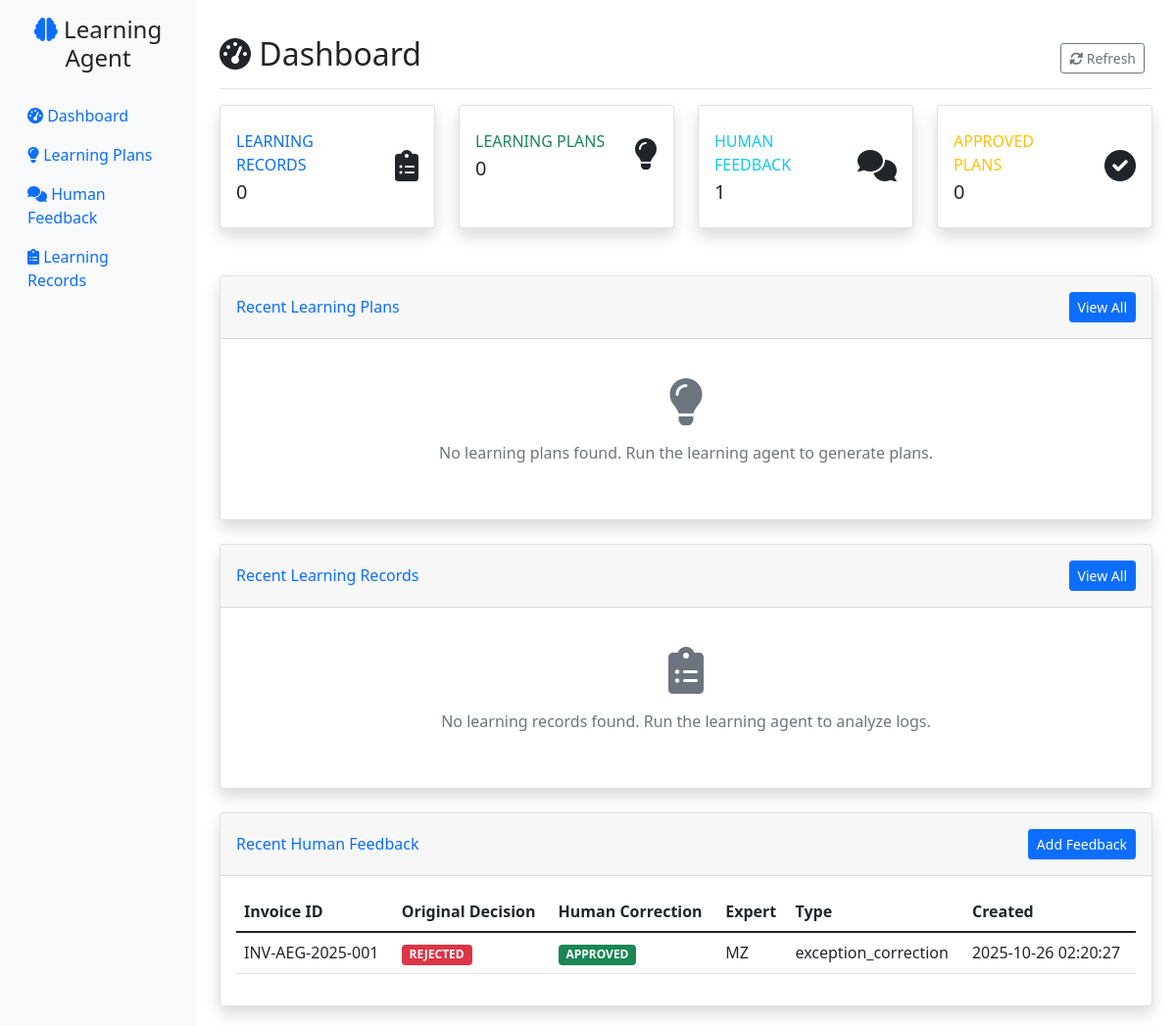
Before: / with the older database file.
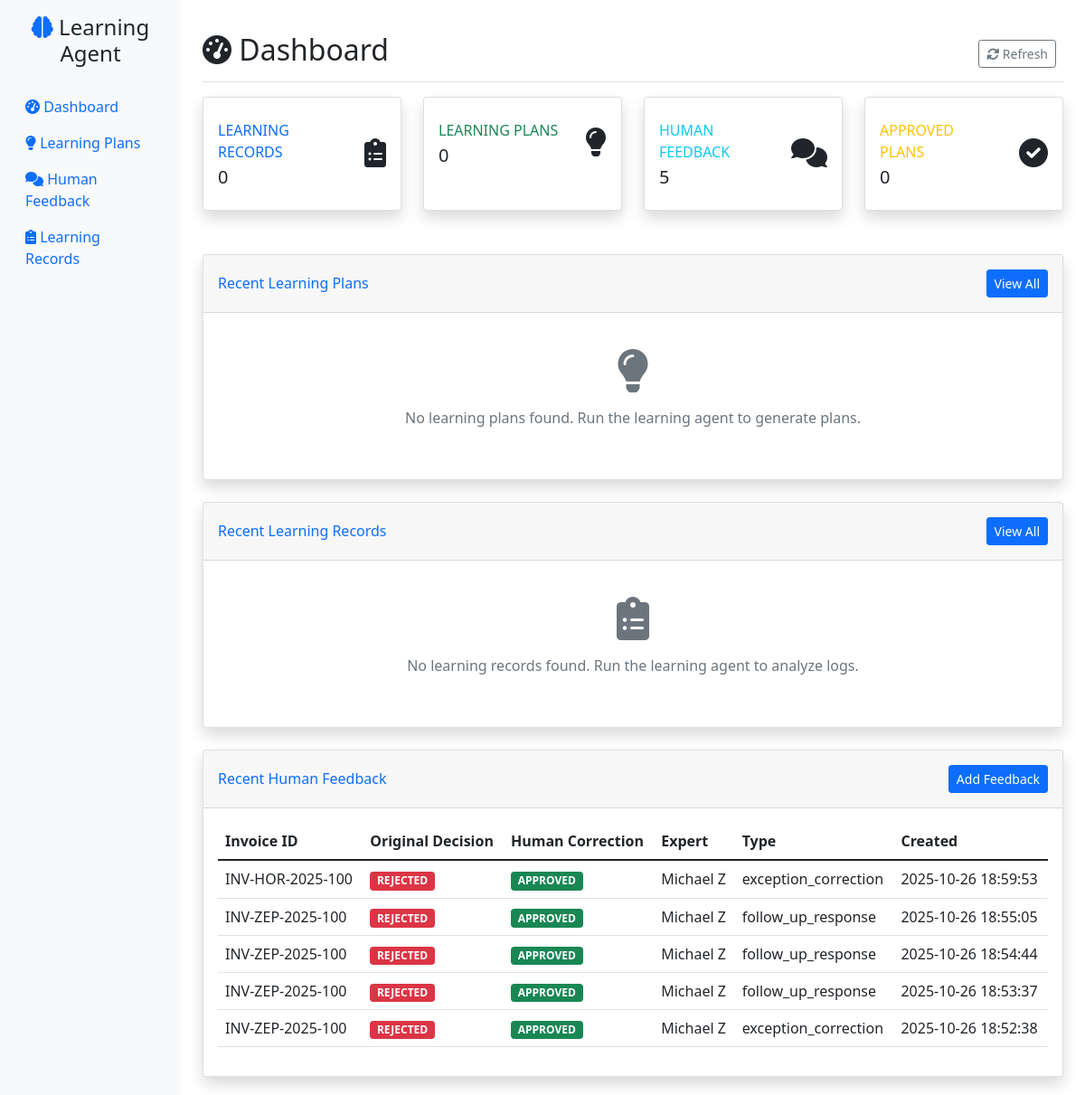
After: the same page with the newer database file.
### tables this page shows
CREATE TABLE human_feedback (
                id INTEGER PRIMARY KEY AUTOINCREMENT,
                created_at TIMESTAMP DEFAULT CURRENT_TIMESTAMP,
                invoice_id VARCHAR(100),
                original_agent_decision VARCHAR(50),
                human_correction VARCHAR(50),
                routing_queue VARCHAR(100),
                feedback_text TEXT,
                expert_name VARCHAR(100),
                feedback_type VARCHAR(50),
                supporting_evidence JSON,
                learning_record_id INTEGER,
                conversation_id VARCHAR(100),
                is_initial_feedback BOOLEAN DEFAULT TRUE,
                parent_feedback_id INTEGER,
                llm_questions TEXT,
                human_responses TEXT,
                feedback_summary TEXT,
                conversation_status VARCHAR(20) DEFAULT 'active',
                quality_score REAL DEFAULT 0.0,
                exception_validity VARCHAR(20),
                invoice_decision VARCHAR(20), conversation_history TEXT,
                FOREIGN KEY (learning_record_id) REFERENCES learning_records(id),
                FOREIGN KEY (parent_feedback_id) REFERENCES human_feedback(id)
            );

### web_gui/app.py (the view)
@app.route('/')
def dashboard():
    stats = db.get_database_stats()
    recent_plans = db.get_learning_plans()[:10]  # Last 10 plans
    recent_records = db.get_learning_records()[:10]  # Last 10 records
    recent_feedback = db.get_human_feedback()[:10]  # Last 10 feedback items
    return render_template('dashboard.html',
                         stats=stats,
                         recent_plans=recent_plans,
                         recent_records=recent_records,
                         recent_feedback=recent_feedback)

### web_gui/templates/dashboard.html (shortened to what this page needs)
{% extends "base.html" %}
{% block content %}
<div class="d-flex justify-content-between flex-wrap flex-md-nowrap align-items-center pt-3 pb-2 mb-3 border-bottom">
    <h1 class="h2"><i class="fas fa-tachometer-alt"></i> Dashboard</h1>
    <div class="btn-toolbar mb-2 mb-md-0">
        <div class="btn-group me-2">
            <button type="button" class="btn btn-sm btn-outline-secondary" onclick="location.reload()">
                <i class="fas fa-sync-alt"></i> Refresh
            </button>
        </div>
    </div>
</div>
<div class="row mb-4">
    <div class="col-xl-3 col-md-6 mb-4">
        <div class="card stat-card border-left-primary shadow h-100 py-2">
            <div class="card-body">
                <div class="row no-gutters align-items-center">
                    <div class="col mr-2">
                        <div class="text-xs font-weight-bold text-primary text-uppercase mb-1">
                            Learning Records
                        </div>
                        <div class="h5 mb-0 font-weight-bold text-gray-800">{{ stats.learning_records }}</div>
                    </div>
                    <div class="col-auto">
                        <i class="fas fa-clipboard-list fa-2x text-gray-300"></i>
                    </div>
                </div>
            </div>
        </div>
    </div>
    <div class="col-xl-3 col-md-6 mb-4">
        <div class="card stat-card border-left-success shadow h-100 py-2">
            <div class="card-body">
                <div class="row no-gutters align-items-center">
                    <div class="col mr-2">
                        <div class="text-xs font-weight-bold text-success text-uppercase mb-1">
                            Learning Plans
                        </div>
                        <div class="h5 mb-0 font-weight-bold text-gray-800">{{ stats.learning_plans }}</div>
                    </div>
                    <div class="col-auto">
                        <i class="fas fa-lightbulb fa-2x text-gray-300"></i>
                    </div>
                </div>
            </div>
        </div>
    </div>
    <div class="col-xl-3 col-md-6 mb-4">
        <div class="card stat-card border-left-info shadow h-100 py-2">
            <div class="card-body">
                <div class="row no-gutters align-items-center">
                    <div class="col mr-2">
                        <div class="text-xs font-weight-bold text-info text-uppercase mb-1">
                            Human Feedback
                        </div>
                        <div class="h5 mb-0 font-weight-bold text-gray-800">{{ stats.human_feedback }}</div>
                    </div>
                    <div class="col-auto">
                        <i class="fas fa-comments fa-2x text-gray-300"></i>
                    </div>
                </div>
            </div>
        </div>
    </div>
    <div class="col-xl-3 col-md-6 mb-4">
        <div class="card stat-card border-left-warning shadow h-100 py-2">
            <div class="card-body">
                <div class="row no-gutters align-items-center">
                    <div class="col mr-2">
                        <div class="text-xs font-weight-bold text-warning text-uppercase mb-1">
                            Approved Plans
                        </div>
                        <div class="h5 mb-0 font-weight-bold text-gray-800">{{ stats.approved_plans }}</div>
                    </div>
                    <div class="col-auto">
                        <i class="fas fa-check-circle fa-2x text-gray-300"></i>
                    </div>
                </div>
            </div>
        </div>
    </div>
</div>
<div class="row mb-4">
    <div class="col-12">
        <div class="card shadow">
            <div class="card-header py-3 d-flex flex-row align-items-center justify-content-between">
                <h6 class="m-0 font-weight-bold text-primary">Recent Learning Plans</h6>
                <a href="{{ url_for('learning_plans') }}" class="btn btn-sm btn-primary">View All</a>
            </div>
            <div class="card-body">
                {% if recent_plans %}
                    {% for plan in recent_plans %}
                    <div class="card learning-plan-card {{ plan.priority }}-priority mb-3">
                        <div class="card-body">
                            <div class="row">
                                <div class="col-md-8">
                                    <h6 class="card-title">{{ plan.title }}</h6>
                                    <p class="card-text text-muted">{{ plan.description[:200] }}{% if plan.description|length > 200 %}...{% endif %}</p>
                                    <small class="text-muted">
                                        <i class="fas fa-tag"></i> {{ plan.plan_type }} |
                                        <i class="fas fa-flag"></i> {{ plan.priority }} |
                                        <i class="fas fa-clock"></i> {{ plan.created_at|datetime_format }}
                                    </small>
                                </div>
                                <div class="col-md-4 text-end">
                                    <span class="badge bg-{{ 'success' if plan.status == 'approved' else 'warning' if plan.status == 'draft' else 'danger' if plan.status == 'rejected' else 'secondary' }}">
                                        {{ plan.status }}
                                    </span>
                                    <br>
                                    <a href="{{ url_for('learning_plan_detail', plan_id=plan.id) }}" class="btn btn-sm btn-outline-primary mt-2">
                                        <i class="fas fa-eye"></i> View Details
                                    </a>
                                </div>
                            </div>
                        </div>
                    </div>
                    {% endfor %}
                {% else %}
                    <div class="text-center text-muted py-4">
                        <i class="fas fa-lightbulb fa-3x mb-3"></i>
                        <p>No learning plans found. Run the learning agent to generate plans.</p>
                    </div>
                {% endif %}
            </div>
        </div>
    </div>
</div>
<div class="row mb-4">
    <div class="col-12">
        <div class="card shadow">
            <div class="card-header py-3 d-flex flex-row align-items-center justify-content-between">
                <h6 class="m-0 font-weight-bold text-primary">Recent Learning Records</h6>
                <a href="{{ url_for('learning_records') }}" class="btn btn-sm btn-primary">View All</a>
            </div>
            <div class="card-body">
                {% if recent_records %}
                    <div class="table-responsive">
                        <table class="table table-hover">
                            <thead>
                                <tr>
                                    <th>Source</th>
                                    <th>Learning Opportunity</th>
                                    <th>Confidence</th>
                                    <th>Status</th>
                                    <th>Created</th>
                                </tr>
                            </thead>
                            <tbody>
                                {% for record in recent_records %}
                                <tr>
                                    <td>
                                        <span class="badge bg-info">{{ record.source_type }}</span>
                                        <br>
                                        <small class="text-muted">{{ record.source_file }}</small>
                                    </td>
                                    <td>{{ record.learning_opportunity[:100] }}{% if record.learning_opportunity|length > 100 %}...{% endif %}</td>
                                    <td>
                                        <div class="progress" style="height: 20px;">
                                            <div class="progress-bar" role="progressbar" style="width: {{ record.confidence_score * 100 }}%">
                                                {{ (record.confidence_score * 100)|round(1) }}%
                                            </div>
                                        </div>
                                    </td>
                                    <td>
                                        <span class="badge bg-{{ 'success' if record.status == 'analyzed' else 'warning' if record.status == 'pending' else 'secondary' }}">
                                            {{ record.status }}
                                        </span>
                                    </td>
                                    <td>{{ record.created_at|datetime_format }}</td>
                                </tr>
                                {% endfor %}
                            </tbody>
                        </table>
                    </div>
                {% else %}
                    <div class="text-center text-muted py-4">
                        <i class="fas fa-clipboard-list fa-3x mb-3"></i>
                        <p>No learning records found. Run the learning agent to analyze logs.</p>
                    </div>
                {% endif %}
            </div>
        </div>
    </div>
</div>
<div class="row">
    <div class="col-12">
        <div class="card shadow">
            <div class="card-header py-3 d-flex flex-row align-items-center justify-content-between">
                <h6 class="m-0 font-weight-bold text-primary">Recent Human Feedback</h6>
                <a href="{{ url_for('feedback') }}" class="btn btn-sm btn-primary">Add Feedback</a>
            </div>
            <div class="card-body">
                {% if recent_feedback %}
                    <div class="table-responsive">
                        <table class="table table-hover">
                            <thead>
                                <tr>
                                    <th>Invoice ID</th>
                                    <th>Original Decision</th>
                                    <th>Human Correction</th>
                                    <th>Expert</th>
                                    <th>Type</th>
                                    <th>Created</th>
                                </tr>
                            </thead>
                            <tbody>
                                {% for feedback in recent_feedback %}
                                <tr>
                                    <td>{{ feedback.invoice_id }}</td>
                                    <td>
                                        <span class="badge bg-{{ 'danger' if feedback.original_agent_decision == 'REJECTED' else 'success' if feedback.original_agent_decision == 'APPROVED' else 'warning' }}">
                                            {{ feedback.original_agent_decision }}
                                        </span>
                                    </td>
                                    <td>
                                        <span class="badge bg-{{ 'success' if feedback.human_correction == 'APPROVED' else 'danger' if feedback.human_correction == 'REJECTED' else 'warning' }}">
                                            {{ feedback.human_correction }}
                                        </span>
                                    </td>
                                    <td>{{ feedback.expert_name or 'Unknown' }}</td>
                                    <td>{{ feedback.feedback_type or 'N/A' }}</td>
                                    <td>{{ feedback.created_at|datetime_format }}</td>
                                </tr>
                                {% endfor %}
                            </tbody>
                        </table>
                    </div>
                {% else %}
                    <div class="text-center text-muted py-4">
                        <i class="fas fa-comments fa-3x mb-3"></i>
                        <p>No human feedback found. Add feedback to help improve the system.</p>
                    </div>
                {% endif %}
            </div>
        </div>
    </div>
</div>
{% endblock %}

### web_gui/templates/base.html (shortened to what this page needs)
<!DOCTYPE html>
<html lang="en">
<head>
    <link href="https://cdn.jsdelivr.net/npm/bootstrap@5.1.3/dist/css/bootstrap.min.css" rel="stylesheet">
    <link href="https://cdnjs.cloudflare.com/ajax/libs/font-awesome/6.0.0/css/all.min.css" rel="stylesheet">
</head>
<body>
    <div class="container-fluid">
        <div class="row">
            <nav class="col-md-3 col-lg-2 d-md-block sidebar collapse">
                <div class="position-sticky pt-3">
                    <div class="text-center mb-4">
                        <h4><i class="fas fa-brain text-primary"></i> Learning Agent</h4>
                    </div>
                    <ul class="nav flex-column">
                        <li class="nav-item">
                            <a class="nav-link {% if request.endpoint == 'dashboard' %}active{% endif %}" href="{{ url_for('dashboard') }}">
                                <i class="fas fa-tachometer-alt"></i> Dashboard
                            </a>
                        </li>
                        <li class="nav-item">
                            <a class="nav-link {% if request.endpoint == 'learning_plans' %}active{% endif %}" href="{{ url_for('learning_plans') }}">
                                <i class="fas fa-lightbulb"></i> Learning Plans
                            </a>
                        </li>
                        <li class="nav-item">
                            <a class="nav-link {% if request.endpoint == 'feedback' %}active{% endif %}" href="{{ url_for('feedback') }}">
                                <i class="fas fa-comments"></i> Human Feedback
                            </a>
                        </li>
                        <li class="nav-item">
                            <a class="nav-link {% if request.endpoint == 'learning_records' %}active{% endif %}" href="{{ url_for('learning_records') }}">
                                <i class="fas fa-clipboard-list"></i> Learning Records
                            </a>
                        </li>
                    </ul>
                </div>
            </nav>
            <main class="col-md-9 ms-sm-auto col-lg-10 px-md-4 main-content">
                {% block content %}{% endblock %}
            </main>
        </div>
    </div>
</body>
</html>

Changed rows visible on the page:
added human_feedback: invoice_id "INV-HOR-2025-100", original_agent_decision "REJECTED", human_correction "APPROVED", expert_name "Michael Z", feedback_type "exception_correction", created_at "2025-10-26 18:59:53"
added human_feedback: invoice_id "INV-ZEP-2025-100", original_agent_decision "REJECTED", human_correction "APPROVED", expert_name "Michael Z", feedback_type "follow_up_response", created_at "2025-10-26 18:55:05"
added human_feedback: invoice_id "INV-ZEP-2025-100", original_agent_decision "REJECTED", human_correction "APPROVED", expert_name "Michael Z", feedback_type "follow_up_response", created_at "2025-10-26 18:54:44"
added human_feedback: invoice_id "INV-ZEP-2025-100", original_agent_decision "REJECTED", human_correction "APPROVED", expert_name "Michael Z", feedback_type "follow_up_response", created_at "2025-10-26 18:53:37"
changed human_feedback (number 5 of 5 on the later page): invoice_id "INV-AEG-2025-001" → "INV-ZEP-2025-100"; expert_name "MZ" → "Michael Z"; created_at "2025-10-26 02:20:27" → "2025-10-26 18:52:38"
Other visible differences:
{{ stats.human_feedback }}: "1" → "5"
